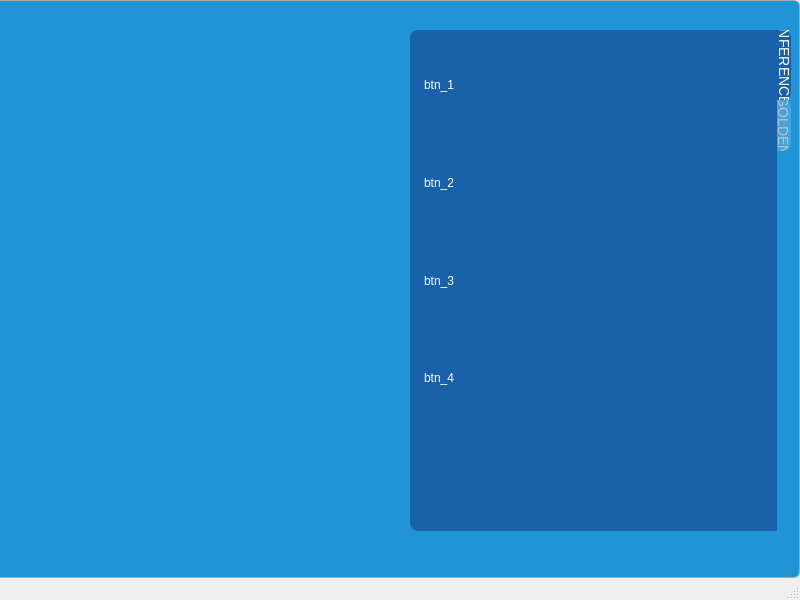
<?xml version="1.0" encoding="UTF-8"?>
<ui version="4.0">
 <class>MainWindow</class>
 <widget class="QMainWindow" name="MainWindow">
  <property name="geometry">
   <rect>
    <x>0</x>
    <y>0</y>
    <width>800</width>
    <height>600</height>
   </rect>
  </property>
  <property name="windowTitle">
   <string>MainWindow</string>
  </property>
  <widget class="QWidget" name="centralwidget">
   <property name="styleSheet">
    <string notr="true">QWidget#centralwidget{
                    background:#2094D6;
                    border-top:1px solid darkGray;
                    border-bottom:1px solid darkGray;
                    border-right:1px solid darkGray;
                    border-top-right-radius:6px;
                    border-bottom-right-radius:6px;
                    }
                </string>
   </property>
   <widget class="QTabWidget" name="tabWidget">
    <property name="geometry">
     <rect>
      <x>410</x>
      <y>30</y>
      <width>381</width>
      <height>501</height>
     </rect>
    </property>
    <property name="styleSheet">
     <string notr="true">/* The tab widget frame */
                                            QTabWidget:pane {
                                            border: none;
                                            background-color: rgba(16,21,102,100);
                                            border-top-left-radius: 8px;
                                            border-bottom-left-radius: 8px;
                                            }

                                            QTabWidget:tab-bar {
                                            alignment: left;
                                            }

                                            /* Style the tab using the tab sub-control. Note that
                                            it reads QTabBar _not_ QTabWidget */
                                            QTabBar:tab {
                                            background: rgba(255,255,255,40);
                                            min-width: 8ex;
                                            min-height: 30ex;
                                            color:#BFBFBF;
                                            font-size:14px;
                                            font-weight:200;
                                            font-family: &quot;Helvetica Neue&quot;, Helvetica, Arial, sans-serif;
                                            border-top-right-radius: 8px;
                                            border-bottom-right-radius: 8px;
                                            }

                                            QTabBar:tab:selected {
                                            background: rgba(16,21,102,100);
                                            color:white;
                                            }

                                            QTabBar:tab:hover {
                                            background: rgba(16,21,102,30);
                                            }
                                        </string>
    </property>
    <property name="tabPosition">
     <enum>QTabWidget::East</enum>
    </property>
    <property name="currentIndex">
     <number>0</number>
    </property>
    <widget class="QWidget" name="tab">
     <property name="styleSheet">
      <string notr="true">                                QPushButton{
                                border:none;
                                color:white;
                                font-family: &quot;Helvetica Neue&quot;, Helvetica, Arial, sans-serif;
                                text-align:left;
                                padding: 5px;
                                }

                                QPushButton:disabled{color:#BFBFBF;}
                                QPushButton#btn_1:hover{border-left:4px solid red;font-weight:700;}
                                QPushButton#btn_2:hover{border-left:4px solid red;font-weight:700;}
                                QPushButton#btn_3:hover{border-left:4px solid red;font-weight:700;}
                                QPushButton#btn_4:hover{border-left:4px solid red;font-weight:700;}

</string>
     </property>
     <attribute name="title">
      <string>INFERENCE</string>
     </attribute>
     <layout class="QGridLayout" name="layout_tab" rowstretch="1,1,1,1,1">
      <item row="0" column="0">
       <widget class="QPushButton" name="btn_1">
        <property name="enabled">
         <bool>true</bool>
        </property>
        <property name="sizePolicy">
         <sizepolicy hsizetype="Preferred" vsizetype="Preferred">
          <horstretch>0</horstretch>
          <verstretch>0</verstretch>
         </sizepolicy>
        </property>
        <property name="styleSheet">
         <string notr="true"/>
        </property>
        <property name="text">
         <string>btn_1</string>
        </property>
        <property name="icon">
         <iconset>
          <normaloff>:/ic_raw.svg</normaloff>:/ic_raw.svg</iconset>
        </property>
       </widget>
      </item>
      <item row="1" column="0">
       <widget class="QPushButton" name="btn_2">
        <property name="enabled">
         <bool>true</bool>
        </property>
        <property name="sizePolicy">
         <sizepolicy hsizetype="Preferred" vsizetype="Preferred">
          <horstretch>0</horstretch>
          <verstretch>0</verstretch>
         </sizepolicy>
        </property>
        <property name="styleSheet">
         <string notr="true"/>
        </property>
        <property name="text">
         <string>btn_2</string>
        </property>
        <property name="icon">
         <iconset>
          <normaloff>:/ic_image.svg</normaloff>:/ic_image.svg</iconset>
        </property>
       </widget>
      </item>
      <item row="2" column="0">
       <widget class="QPushButton" name="btn_3">
        <property name="enabled">
         <bool>true</bool>
        </property>
        <property name="sizePolicy">
         <sizepolicy hsizetype="Preferred" vsizetype="Preferred">
          <horstretch>0</horstretch>
          <verstretch>0</verstretch>
         </sizepolicy>
        </property>
        <property name="styleSheet">
         <string notr="true"/>
        </property>
        <property name="text">
         <string>btn_3</string>
        </property>
        <property name="icon">
         <iconset>
          <normaloff>:/ic_image_folder.svg</normaloff>:/ic_image_folder.svg</iconset>
        </property>
       </widget>
      </item>
      <item row="3" column="0">
       <widget class="QPushButton" name="btn_4">
        <property name="enabled">
         <bool>true</bool>
        </property>
        <property name="sizePolicy">
         <sizepolicy hsizetype="Preferred" vsizetype="Preferred">
          <horstretch>0</horstretch>
          <verstretch>0</verstretch>
         </sizepolicy>
        </property>
        <property name="styleSheet">
         <string notr="true"/>
        </property>
        <property name="text">
         <string>btn_4</string>
        </property>
        <property name="icon">
         <iconset>
          <normaloff>:/ic_json.svg</normaloff>:/ic_json.svg</iconset>
        </property>
       </widget>
      </item>
      <item row="4" column="0">
       <widget class="QLabel" name="label_empty_inf"/>
      </item>
     </layout>
    </widget>
    <widget class="QWidget" name="tab_2">
     <attribute name="title">
      <string>GOLDEN</string>
     </attribute>
     <widget class="QRadioButton" name="radioButton">
      <property name="geometry">
       <rect>
        <x>90</x>
        <y>120</y>
        <width>98</width>
        <height>19</height>
       </rect>
      </property>
      <property name="text">
       <string>RadioButton</string>
      </property>
     </widget>
    </widget>
   </widget>
  </widget>
  <widget class="QMenuBar" name="menubar">
   <property name="geometry">
    <rect>
     <x>0</x>
     <y>0</y>
     <width>800</width>
     <height>25</height>
    </rect>
   </property>
  </widget>
  <widget class="QStatusBar" name="statusbar"/>
 </widget>
 <resources/>
 <connections/>
</ui>
